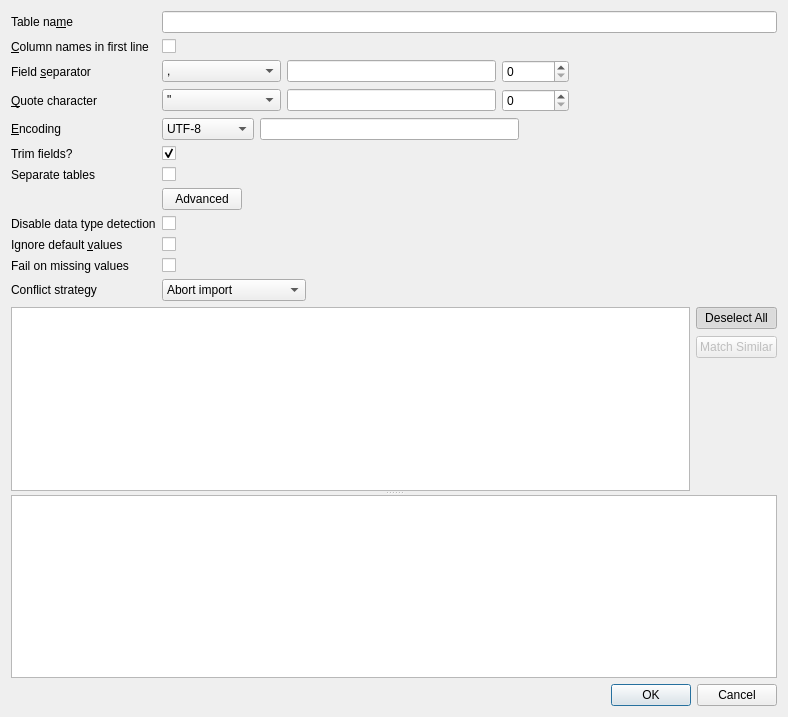
<?xml version="1.0" encoding="UTF-8"?>
<ui version="4.0">
 <class>ImportCsvDialog</class>
 <widget class="QDialog" name="ImportCsvDialog">
  <property name="geometry">
   <rect>
    <x>0</x>
    <y>0</y>
    <width>788</width>
    <height>717</height>
   </rect>
  </property>
  <property name="windowTitle">
   <string>Import CSV file</string>
  </property>
  <layout class="QVBoxLayout" name="verticalLayout_2">
   <item>
    <layout class="QFormLayout" name="formLayout">
     <property name="fieldGrowthPolicy">
      <enum>QFormLayout::ExpandingFieldsGrow</enum>
     </property>
     <item row="0" column="0">
      <widget class="QLabel" name="labelName">
       <property name="text">
        <string>Table na&amp;me</string>
       </property>
       <property name="buddy">
        <cstring>editName</cstring>
       </property>
      </widget>
     </item>
     <item row="0" column="1">
      <widget class="QLineEdit" name="editName"/>
     </item>
     <item row="1" column="0">
      <widget class="QLabel" name="labelHeader">
       <property name="text">
        <string>&amp;Column names in first line</string>
       </property>
       <property name="buddy">
        <cstring>checkboxHeader</cstring>
       </property>
      </widget>
     </item>
     <item row="1" column="1">
      <widget class="QCheckBox" name="checkboxHeader">
       <property name="text">
        <string/>
       </property>
      </widget>
     </item>
     <item row="2" column="0">
      <widget class="QLabel" name="labelSeparator">
       <property name="text">
        <string>Field &amp;separator</string>
       </property>
       <property name="buddy">
        <cstring>comboSeparator</cstring>
       </property>
      </widget>
     </item>
     <item row="2" column="1">
      <layout class="QHBoxLayout" name="horizontalLayout">
       <item>
        <widget class="QComboBox" name="comboSeparator">
         <item>
          <property name="text">
           <string>,</string>
          </property>
         </item>
         <item>
          <property name="text">
           <string>;</string>
          </property>
         </item>
         <item>
          <property name="text">
           <string>Tab</string>
          </property>
         </item>
         <item>
          <property name="text">
           <string>|</string>
          </property>
         </item>
         <item>
          <property name="text">
           <string>Other (printable)</string>
          </property>
         </item>
         <item>
          <property name="text">
           <string>Other (code)</string>
          </property>
         </item>
        </widget>
       </item>
       <item>
        <widget class="QLineEdit" name="editCustomSeparator">
         <property name="maxLength">
          <number>1</number>
         </property>
        </widget>
       </item>
       <item>
        <widget class="QSpinBox" name="spinBoxSeparator">
         <property name="maximum">
          <number>1114112</number>
         </property>
        </widget>
       </item>
       <item>
        <spacer name="horizontalSpacer">
         <property name="orientation">
          <enum>Qt::Horizontal</enum>
         </property>
         <property name="sizeHint" stdset="0">
          <size>
           <width>40</width>
           <height>20</height>
          </size>
         </property>
        </spacer>
       </item>
      </layout>
     </item>
     <item row="3" column="0">
      <widget class="QLabel" name="labelQuote">
       <property name="text">
        <string>&amp;Quote character</string>
       </property>
       <property name="buddy">
        <cstring>comboQuote</cstring>
       </property>
      </widget>
     </item>
     <item row="3" column="1">
      <layout class="QHBoxLayout" name="horizontalLayout_2">
       <item>
        <widget class="QComboBox" name="comboQuote">
         <item>
          <property name="text">
           <string>&quot;</string>
          </property>
         </item>
         <item>
          <property name="text">
           <string>'</string>
          </property>
         </item>
         <item>
          <property name="text">
           <string/>
          </property>
         </item>
         <item>
          <property name="text">
           <string>Other (printable)</string>
          </property>
         </item>
         <item>
          <property name="text">
           <string>Other (code)</string>
          </property>
         </item>
        </widget>
       </item>
       <item>
        <widget class="QLineEdit" name="editCustomQuote">
         <property name="maxLength">
          <number>1</number>
         </property>
        </widget>
       </item>
       <item>
        <widget class="QSpinBox" name="spinBoxQuote">
         <property name="maximum">
          <number>1114112</number>
         </property>
        </widget>
       </item>
       <item>
        <spacer name="horizontalSpacer_2">
         <property name="orientation">
          <enum>Qt::Horizontal</enum>
         </property>
         <property name="sizeHint" stdset="0">
          <size>
           <width>40</width>
           <height>20</height>
          </size>
         </property>
        </spacer>
       </item>
      </layout>
     </item>
     <item row="4" column="0">
      <widget class="QLabel" name="labelEncoding">
       <property name="text">
        <string>&amp;Encoding</string>
       </property>
       <property name="buddy">
        <cstring>comboEncoding</cstring>
       </property>
      </widget>
     </item>
     <item row="4" column="1">
      <layout class="QHBoxLayout" name="horizontalLayout_3">
       <item>
        <widget class="QComboBox" name="comboEncoding">
         <item>
          <property name="text">
           <string>UTF-8</string>
          </property>
         </item>
         <item>
          <property name="text">
           <string>UTF-16</string>
          </property>
         </item>
         <item>
          <property name="text">
           <string>ISO-8859-1</string>
          </property>
         </item>
         <item>
          <property name="text">
           <string>Other</string>
          </property>
         </item>
        </widget>
       </item>
       <item>
        <widget class="QLineEdit" name="editCustomEncoding"/>
       </item>
       <item>
        <spacer name="horizontalSpacer_3">
         <property name="orientation">
          <enum>Qt::Horizontal</enum>
         </property>
         <property name="sizeHint" stdset="0">
          <size>
           <width>40</width>
           <height>20</height>
          </size>
         </property>
        </spacer>
       </item>
      </layout>
     </item>
     <item row="5" column="0">
      <widget class="QLabel" name="labelTrim">
       <property name="text">
        <string>Trim fields?</string>
       </property>
       <property name="buddy">
        <cstring>checkBoxTrimFields</cstring>
       </property>
      </widget>
     </item>
     <item row="5" column="1">
      <widget class="QCheckBox" name="checkBoxTrimFields">
       <property name="text">
        <string/>
       </property>
       <property name="checked">
        <bool>true</bool>
       </property>
      </widget>
     </item>
     <item row="6" column="0">
      <widget class="QLabel" name="separateTables">
       <property name="text">
        <string>Separate tables</string>
       </property>
       <property name="buddy">
        <cstring>checkBoxSeparateTables</cstring>
       </property>
      </widget>
     </item>
     <item row="6" column="1">
      <widget class="QCheckBox" name="checkBoxSeparateTables">
       <property name="text">
        <string/>
       </property>
      </widget>
     </item>
     <item row="7" column="1">
      <widget class="QPushButton" name="buttonAdvanced">
       <property name="text">
        <string>Advanced</string>
       </property>
       <property name="icon">
        <iconset resource="icons/icons.qrc">
         <normaloff>:/icons/down</normaloff>:/icons/down</iconset>
       </property>
       <property name="checkable">
        <bool>true</bool>
       </property>
      </widget>
     </item>
     <item row="9" column="1">
      <widget class="QCheckBox" name="checkIgnoreDefaults">
       <property name="toolTip">
        <string>When importing an empty value from the CSV file into an existing table with a default value for this column, that default value is inserted. Activate this option to insert an empty value instead.</string>
       </property>
      </widget>
     </item>
     <item row="9" column="0">
      <widget class="QLabel" name="labelIgnoreDefaults">
       <property name="text">
        <string>Ignore default &amp;values</string>
       </property>
       <property name="buddy">
        <cstring>checkIgnoreDefaults</cstring>
       </property>
      </widget>
     </item>
     <item row="11" column="1">
      <widget class="QCheckBox" name="checkFailOnMissing">
       <property name="toolTip">
        <string>Activate this option to stop the import when trying to import an empty value into a NOT NULL column without a default value.</string>
       </property>
      </widget>
     </item>
     <item row="11" column="0">
      <widget class="QLabel" name="labelFailOnMissing">
       <property name="text">
        <string>Fail on missing values </string>
       </property>
       <property name="buddy">
        <cstring>checkFailOnMissing</cstring>
       </property>
      </widget>
     </item>
     <item row="8" column="0">
      <widget class="QLabel" name="labelNoTypeDetection">
       <property name="text">
        <string>Disable data type detection</string>
       </property>
       <property name="buddy">
        <cstring>checkNoTypeDetection</cstring>
       </property>
      </widget>
     </item>
     <item row="8" column="1">
      <widget class="QCheckBox" name="checkNoTypeDetection">
       <property name="toolTip">
        <string>Disable the automatic data type detection when creating a new table.</string>
       </property>
      </widget>
     </item>
     <item row="12" column="1">
      <widget class="QComboBox" name="comboOnConflictStrategy">
       <property name="toolTip">
        <string>When importing into an existing table with a primary key, unique constraints or a unique index there is a chance for a conflict. This option allows you to select a strategy for that case: By default the import is aborted and rolled back but you can also choose to ignore and not import conflicting rows or to replace the existing row in the table.</string>
       </property>
       <item>
        <property name="text">
         <string>Abort import</string>
        </property>
       </item>
       <item>
        <property name="text">
         <string>Ignore row</string>
        </property>
       </item>
       <item>
        <property name="text">
         <string>Replace existing row</string>
        </property>
       </item>
      </widget>
     </item>
     <item row="12" column="0">
      <widget class="QLabel" name="labelOnConflictStrategy">
       <property name="text">
        <string>Conflict strategy</string>
       </property>
       <property name="buddy">
        <cstring>comboOnConflictStrategy</cstring>
       </property>
      </widget>
     </item>
    </layout>
   </item>
   <item>
    <widget class="QSplitter" name="splitter">
     <property name="orientation">
      <enum>Qt::Vertical</enum>
     </property>
     <property name="childrenCollapsible">
      <bool>false</bool>
     </property>
     <widget class="QWidget" name="filePickerBlock" native="true">
      <property name="enabled">
       <bool>true</bool>
      </property>
      <layout class="QHBoxLayout" name="filePickerLayout">
       <property name="leftMargin">
        <number>0</number>
       </property>
       <property name="topMargin">
        <number>0</number>
       </property>
       <property name="rightMargin">
        <number>0</number>
       </property>
       <property name="bottomMargin">
        <number>0</number>
       </property>
       <item>
        <widget class="QListWidget" name="filePicker"/>
       </item>
       <item>
        <layout class="QVBoxLayout" name="verticalLayout">
         <property name="spacing">
          <number>7</number>
         </property>
         <property name="sizeConstraint">
          <enum>QLayout::SetDefaultConstraint</enum>
         </property>
         <property name="topMargin">
          <number>0</number>
         </property>
         <item>
          <widget class="QPushButton" name="toggleSelected">
           <property name="text">
            <string>Deselect All</string>
           </property>
           <property name="checkable">
            <bool>true</bool>
           </property>
           <property name="checked">
            <bool>true</bool>
           </property>
          </widget>
         </item>
         <item>
          <widget class="QPushButton" name="matchSimilar">
           <property name="enabled">
            <bool>false</bool>
           </property>
           <property name="text">
            <string>Match Similar</string>
           </property>
          </widget>
         </item>
         <item>
          <spacer name="verticalSpacer">
           <property name="orientation">
            <enum>Qt::Vertical</enum>
           </property>
           <property name="sizeHint" stdset="0">
            <size>
             <width>20</width>
             <height>40</height>
            </size>
           </property>
          </spacer>
         </item>
        </layout>
       </item>
      </layout>
     </widget>
     <widget class="QTableWidget" name="tablePreview"/>
    </widget>
   </item>
   <item>
    <widget class="QDialogButtonBox" name="buttonBox">
     <property name="orientation">
      <enum>Qt::Horizontal</enum>
     </property>
     <property name="standardButtons">
      <set>QDialogButtonBox::Cancel|QDialogButtonBox::Ok</set>
     </property>
    </widget>
   </item>
  </layout>
 </widget>
 <tabstops>
  <tabstop>editName</tabstop>
  <tabstop>checkboxHeader</tabstop>
  <tabstop>comboSeparator</tabstop>
  <tabstop>editCustomSeparator</tabstop>
  <tabstop>comboQuote</tabstop>
  <tabstop>editCustomQuote</tabstop>
  <tabstop>comboEncoding</tabstop>
  <tabstop>editCustomEncoding</tabstop>
  <tabstop>checkBoxTrimFields</tabstop>
  <tabstop>checkBoxSeparateTables</tabstop>
  <tabstop>buttonAdvanced</tabstop>
  <tabstop>checkIgnoreDefaults</tabstop>
  <tabstop>checkNoTypeDetection</tabstop>
  <tabstop>checkFailOnMissing</tabstop>
  <tabstop>comboOnConflictStrategy</tabstop>
  <tabstop>filePicker</tabstop>
  <tabstop>toggleSelected</tabstop>
  <tabstop>matchSimilar</tabstop>
  <tabstop>tablePreview</tabstop>
 </tabstops>
 <resources>
  <include location="icons/icons.qrc"/>
 </resources>
 <connections>
  <connection>
   <sender>comboSeparator</sender>
   <signal>currentIndexChanged(int)</signal>
   <receiver>ImportCsvDialog</receiver>
   <slot>updatePreview()</slot>
   <hints>
    <hint type="sourcelabel">
     <x>245</x>
     <y>92</y>
    </hint>
    <hint type="destinationlabel">
     <x>445</x>
     <y>64</y>
    </hint>
   </hints>
  </connection>
  <connection>
   <sender>editName</sender>
   <signal>textChanged(QString)</signal>
   <receiver>ImportCsvDialog</receiver>
   <slot>checkInput()</slot>
   <hints>
    <hint type="sourcelabel">
     <x>609</x>
     <y>13</y>
    </hint>
    <hint type="destinationlabel">
     <x>631</x>
     <y>45</y>
    </hint>
   </hints>
  </connection>
  <connection>
   <sender>editCustomSeparator</sender>
   <signal>textChanged(QString)</signal>
   <receiver>ImportCsvDialog</receiver>
   <slot>updatePreview()</slot>
   <hints>
    <hint type="sourcelabel">
     <x>511</x>
     <y>92</y>
    </hint>
    <hint type="destinationlabel">
     <x>577</x>
     <y>76</y>
    </hint>
   </hints>
  </connection>
  <connection>
   <sender>editCustomQuote</sender>
   <signal>textChanged(QString)</signal>
   <receiver>ImportCsvDialog</receiver>
   <slot>updatePreview()</slot>
   <hints>
    <hint type="sourcelabel">
     <x>511</x>
     <y>126</y>
    </hint>
    <hint type="destinationlabel">
     <x>530</x>
     <y>90</y>
    </hint>
   </hints>
  </connection>
  <connection>
   <sender>editCustomEncoding</sender>
   <signal>textChanged(QString)</signal>
   <receiver>ImportCsvDialog</receiver>
   <slot>updatePreview()</slot>
   <hints>
    <hint type="sourcelabel">
     <x>524</x>
     <y>160</y>
    </hint>
    <hint type="destinationlabel">
     <x>540</x>
     <y>133</y>
    </hint>
   </hints>
  </connection>
  <connection>
   <sender>checkBoxTrimFields</sender>
   <signal>toggled(bool)</signal>
   <receiver>ImportCsvDialog</receiver>
   <slot>updatePreview()</slot>
   <hints>
    <hint type="sourcelabel">
     <x>192</x>
     <y>182</y>
    </hint>
    <hint type="destinationlabel">
     <x>368</x>
     <y>244</y>
    </hint>
   </hints>
  </connection>
  <connection>
   <sender>comboEncoding</sender>
   <signal>currentIndexChanged(int)</signal>
   <receiver>ImportCsvDialog</receiver>
   <slot>updatePreview()</slot>
   <hints>
    <hint type="sourcelabel">
     <x>271</x>
     <y>160</y>
    </hint>
    <hint type="destinationlabel">
     <x>572</x>
     <y>121</y>
    </hint>
   </hints>
  </connection>
  <connection>
   <sender>checkboxHeader</sender>
   <signal>toggled(bool)</signal>
   <receiver>ImportCsvDialog</receiver>
   <slot>updatePreview()</slot>
   <hints>
    <hint type="sourcelabel">
     <x>192</x>
     <y>56</y>
    </hint>
    <hint type="destinationlabel">
     <x>354</x>
     <y>45</y>
    </hint>
   </hints>
  </connection>
  <connection>
   <sender>toggleSelected</sender>
   <signal>toggled(bool)</signal>
   <receiver>ImportCsvDialog</receiver>
   <slot>updateSelection(bool)</slot>
   <hints>
    <hint type="sourcelabel">
     <x>777</x>
     <y>385</y>
    </hint>
    <hint type="destinationlabel">
     <x>368</x>
     <y>244</y>
    </hint>
   </hints>
  </connection>
  <connection>
   <sender>comboQuote</sender>
   <signal>currentIndexChanged(int)</signal>
   <receiver>ImportCsvDialog</receiver>
   <slot>updatePreview()</slot>
   <hints>
    <hint type="sourcelabel">
     <x>245</x>
     <y>126</y>
    </hint>
    <hint type="destinationlabel">
     <x>350</x>
     <y>88</y>
    </hint>
   </hints>
  </connection>
  <connection>
   <sender>buttonBox</sender>
   <signal>accepted()</signal>
   <receiver>ImportCsvDialog</receiver>
   <slot>accept()</slot>
   <hints>
    <hint type="sourcelabel">
     <x>281</x>
     <y>707</y>
    </hint>
    <hint type="destinationlabel">
     <x>157</x>
     <y>274</y>
    </hint>
   </hints>
  </connection>
  <connection>
   <sender>buttonBox</sender>
   <signal>rejected()</signal>
   <receiver>ImportCsvDialog</receiver>
   <slot>reject()</slot>
   <hints>
    <hint type="sourcelabel">
     <x>349</x>
     <y>707</y>
    </hint>
    <hint type="destinationlabel">
     <x>286</x>
     <y>274</y>
    </hint>
   </hints>
  </connection>
  <connection>
   <sender>checkBoxSeparateTables</sender>
   <signal>toggled(bool)</signal>
   <receiver>ImportCsvDialog</receiver>
   <slot>checkInput()</slot>
   <hints>
    <hint type="sourcelabel">
     <x>192</x>
     <y>206</y>
    </hint>
    <hint type="destinationlabel">
     <x>368</x>
     <y>244</y>
    </hint>
   </hints>
  </connection>
  <connection>
   <sender>matchSimilar</sender>
   <signal>pressed()</signal>
   <receiver>ImportCsvDialog</receiver>
   <slot>matchSimilar()</slot>
   <hints>
    <hint type="sourcelabel">
     <x>777</x>
     <y>418</y>
    </hint>
    <hint type="destinationlabel">
     <x>368</x>
     <y>244</y>
    </hint>
   </hints>
  </connection>
  <connection>
   <sender>buttonAdvanced</sender>
   <signal>toggled(bool)</signal>
   <receiver>ImportCsvDialog</receiver>
   <slot>toggleAdvancedSection(bool)</slot>
   <hints>
    <hint type="sourcelabel">
     <x>265</x>
     <y>241</y>
    </hint>
    <hint type="destinationlabel">
     <x>393</x>
     <y>358</y>
    </hint>
   </hints>
  </connection>
  <connection>
   <sender>spinBoxQuote</sender>
   <signal>valueChanged(int)</signal>
   <receiver>ImportCsvDialog</receiver>
   <slot>updatePreview()</slot>
   <hints>
    <hint type="sourcelabel">
     <x>529</x>
     <y>111</y>
    </hint>
    <hint type="destinationlabel">
     <x>393</x>
     <y>358</y>
    </hint>
   </hints>
  </connection>
  <connection>
   <sender>spinBoxSeparator</sender>
   <signal>valueChanged(int)</signal>
   <receiver>ImportCsvDialog</receiver>
   <slot>updatePreview()</slot>
   <hints>
    <hint type="sourcelabel">
     <x>529</x>
     <y>77</y>
    </hint>
    <hint type="destinationlabel">
     <x>393</x>
     <y>358</y>
    </hint>
   </hints>
  </connection>
 </connections>
 <slots>
  <slot>updatePreview()</slot>
  <slot>checkInput()</slot>
  <slot>updateSelection(bool)</slot>
  <slot>matchSimilar()</slot>
  <slot>toggleAdvancedSection(bool)</slot>
 </slots>
</ui>
